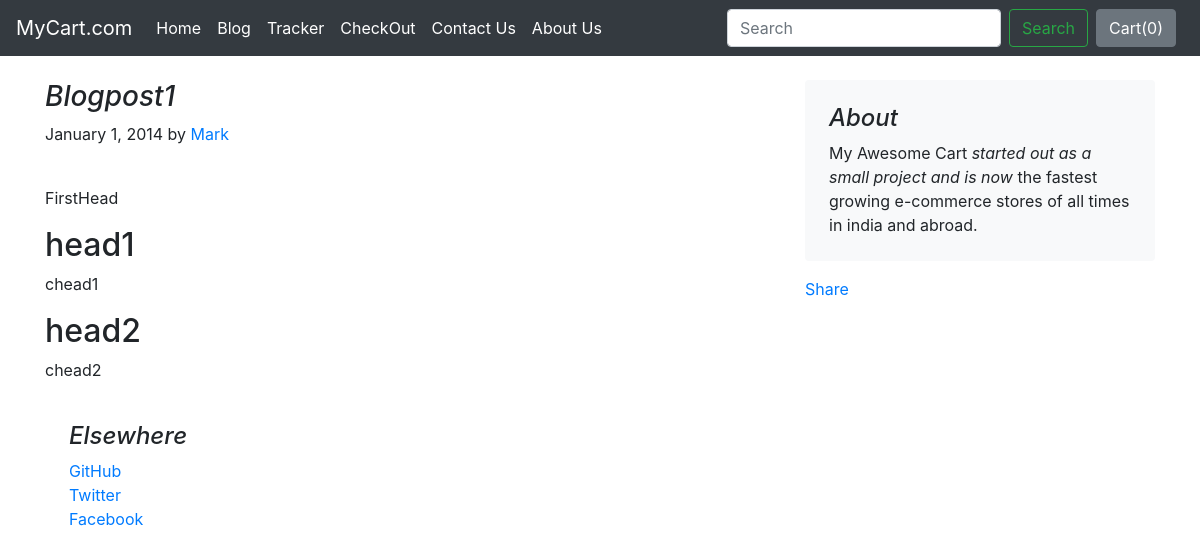
The page /blog/blogpost/1 on the database its author committed.
### blog/models.py (models this page shows)
class Blogpost(models.Model):
    post_id = models.AutoField(primary_key=True)
    title = models.CharField(max_length=50)
    head0 = models.CharField(max_length=500, default="")
    chead0 = models.CharField(max_length=5000, default="")
    head1 = models.CharField(max_length=500, default="")
    chead1 = models.CharField(max_length=5000, default="")
    head2 = models.CharField(max_length=500, default="")
    chead2 = models.CharField(max_length=5000, default="")
    pub_date = models.DateField()
    thumbnail = models.ImageField(upload_to='shop/images', default="")
    def __str__(self):
        return self.title

### blog/views.py (the view)
# urls.py: path('blogpost/<int:id>', views.blogpost, name = 'blogpost')
def blogpost(req, id):
    post = Blogpost.objects.filter(post_id=id)[0]
    print(post)
    return render(req,'blog/blogpost.html',{'post':post})

### blog/templates/blog/blogpost.html (shortened to what this page needs)
{% extends 'blog/basic.html' %}
{% block body %}
<div class="container">
    <div class="row mt-4">
        <div class="col-md-8 blog-main">
            <h3 class="font-italic">
                {{post.title}}
            </h3>
            <div class="blog-post">
                <p class="blog-post-meta">January 1, 2014 by <a href="#">Mark</a></p>
                <div class="fb-like" data-href="http://127.0.0.1:8000/blog/blogpost/{{post.post_id}}" data-layout="standard" data-action="like" data-size="large" data-show-faces="false" data-share="true"></div><br>
                <p>{{post.chead0}}</p>
                <h2>{{post.head1}}</h2>
                <p>{{post.chead1}}</p>
                <h2>{{post.head2}}</h2>
                <p>{{post.chead2}}</p>
            </div>
        </div>
        <aside class="col-md-4 blog-sidebar">
            <div class="p-4 mb-3 bg-light rounded">
                <h4 class="font-italic">About</h4>
                <p class="mb-0">My Awesome Cart <em>started out as a small project and is now</em> the fastest growing e-commerce stores of all times in india and abroad.</p>
            </div>
            <div class="my-3 fb-share-button" data-href="http://127.0.0.1:8000/blog/blogpost/{{post.post_id}}" data-layout="button_count" data-size="large"><a target="_blank" href="https://www.facebook.com/sharer/sharer.php?u=http%3A%2F%2F127.0.0.1%3A8000%2Fblog%2Fblogpost%2F4&src=sdkpreparse" class="fb-xfbml-parse-ignore">Share</a></div>
        </div>
            <div class="p-4">
                <h4 class="font-italic">Elsewhere</h4>
                <ol class="list-unstyled">
                    <li><a href="#">GitHub</a></li>
                    <li><a href="#">Twitter</a></li>
                    <li><a href="#">Facebook</a></li>
                </ol>
            </div>
    </div>
{% endblock %}

### rows shown on the page
Blogpost: title "Blogpost1", chead0 "FirstHead", head1 "head1", chead1 "chead1", head2 "head2", chead2 "chead2"
